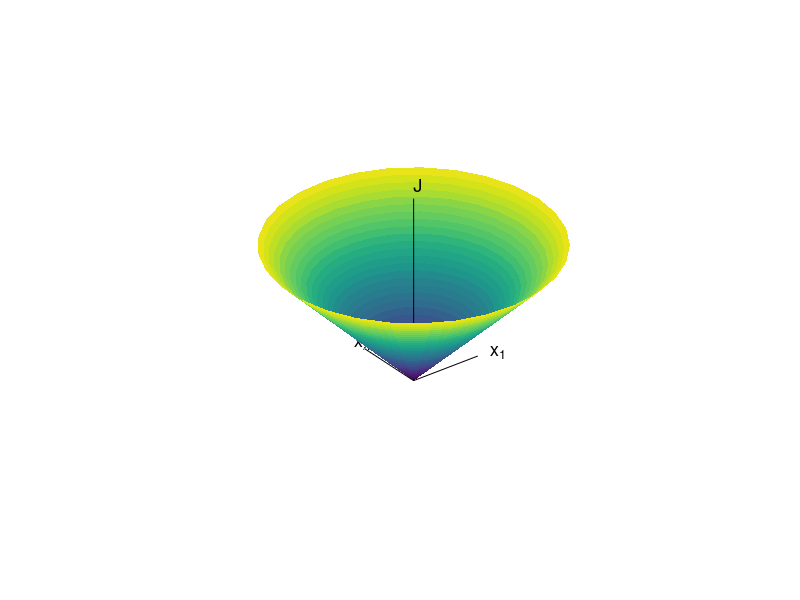

MATLAB code to generate this figure:
clc; close all; clear;

Count1 = 30;
Count2 = 30;

res.X = zeros(Count1, Count2);
res.Y = zeros(Count1, Count2);
res.Z = zeros(Count1, Count2);

dr = 1 / Count1;
dphi = 2*pi / (Count2 - 1);

for i = 1:Count1
for j = 1:Count2
    r = dr * (i - 1);
    phi = dphi * (j - 1);
    
    x1 = r*cos(phi);
    x2 = -r*sin(phi);
    z = norm([x1, x2]);
    
    res.X(i, j) = x1;
    res.Y(i, j) = x2;
    res.Z(i, j) = z;
end
end

figure('Color', 'w');
surf(res.X, res.Y, res.Z, 'FaceAlpha', 1.0, 'EdgeAlpha', 0.2); hold on;
% surf(res.X, res.Y, res.Z, 'FaceColor', [0.2, 0.7, 0.3], 'FaceAlpha', 1.0, 'EdgeAlpha', 0.2);

plot3([0; 0.5], [0; 0], [0; 0], 'k', 'LineWidth', 0.5); text(0.6, 0, 0, 'x_1', 'FontSize', 13);
plot3([0; 0], [0; 0.5], [0; 0], 'k', 'LineWidth', 0.5); text(0, 0.6, 0, 'x_2', 'FontSize', 13);
plot3([0; 0], [0; 0], [0; 1.3], 'k', 'LineWidth', 0.5); text(0, 0, 1.4, 'J', 'FontSize', 13);

axis equal;
axis off;

% xlabel('x_1');
% ylabel('x_2');
% zlabel('J');